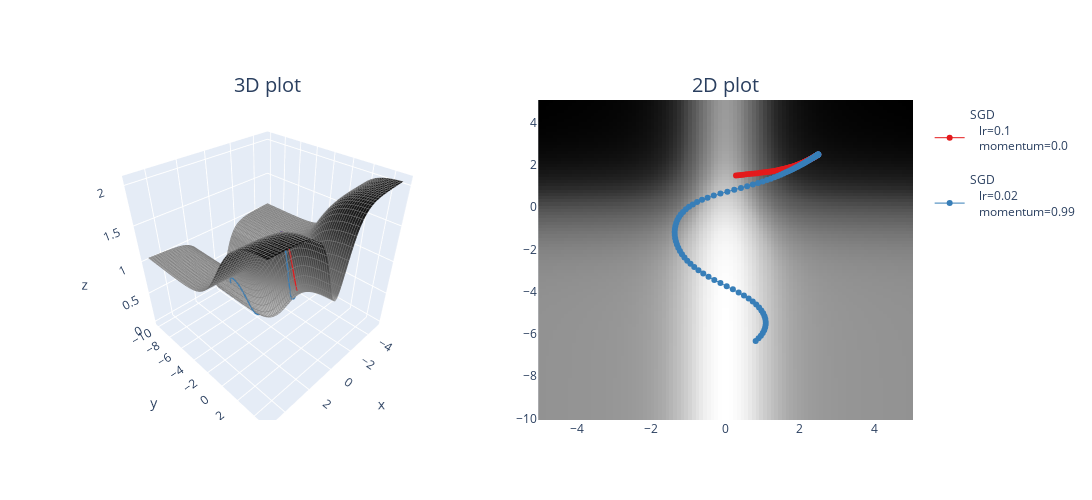

The notebook cell this image was saved under:
### Code cell
points = []

optimizer_list = [
    (optim.SGD, {"lr": 0.1, "momentum": 0.0}),
    (optim.SGD, {"lr": 0.02, "momentum": 0.99}),
]

for optimizer_class, params in optimizer_list:
    xy = t.tensor([2.5, 2.5], requires_grad=True)
    xys = opt_fn_with_sgd(pathological_curve_loss, xy=xy, lr=params['lr'], momentum=params['momentum'])

    points.append((xys, optimizer_class, params))

plot_fn_with_points(pathological_curve_loss, points=points)
